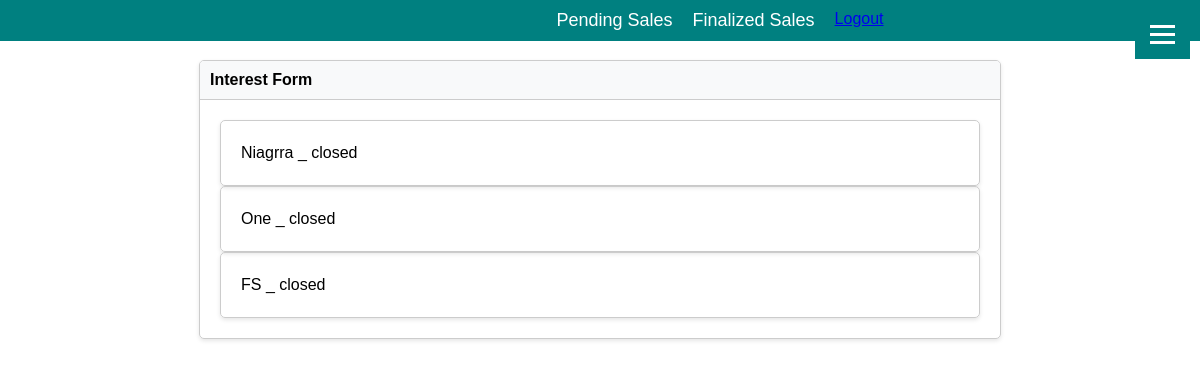
Before: /sales_confirmed/ (signed in) with the older database file.
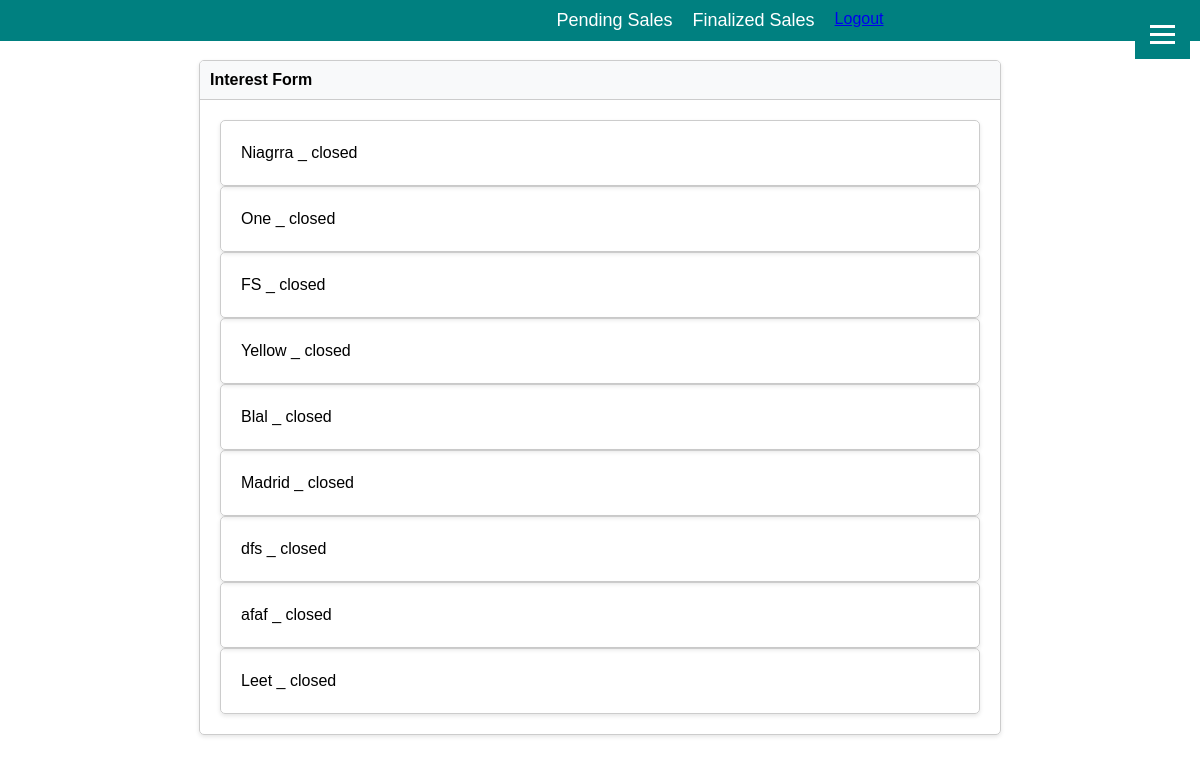
After: the same page with the newer database file.
### origin/models.py (models this page shows, shortened)
class ProductStatus(models.Model):
    product = models.ForeignKey(Product, on_delete=models.CASCADE)
    company = models.ForeignKey(Company, on_delete=models.CASCADE)
    STATUS_CHOICES = [
        ('pending', 'Pending'),
        ('closed', 'Closed'),
        ('denied', 'Denied'),
    ]
    status = models.CharField(max_length=10, choices=STATUS_CHOICES)
    description = models.TextField()
    date_updated = models.DateTimeField(auto_now=True)
    def __str__(self) -> str:
        return f"{self.company.company_name} _ {self.status}"

class Company(models.Model):
    user = models.ForeignKey(User, on_delete=models.CASCADE)
    company_name = models.CharField(max_length=1000)
    company_address = models.CharField(max_length=1000)
    owner_number = models.CharField(max_length=20)
    manager_number = models.CharField(max_length=20, blank=True, null=True)

### origin/views.py (the view)
# urls.py: path('sales_confirmed/', views.Close_View)
def Close_View(request):
    user = request.user
    company_ids = Company.objects.filter(user=user).values_list('id', flat=True)
    product_items = ProductStatus.objects.filter(company_id__in=company_ids)
    return render(request, 'closed_preview.html', {'product_items': product_items})

### origin/templates/closed_preview.html
{% extends "base.html" %}
{% block content %}
<div class="container">
    <div class="row justify-content-center">
        <div class="col-md-6">
            <div class="card">
                <div class="card-header">Interest Form</div>
                <div class="card-body">
                    {% for product_item in product_items %}
                        {% if product_item.status != "pending" %}
                            <div class="card">
                                <div class="card-body">
                                    {{ product_item }}
                                </div>
                            </div>
                        {% endif %}
                    {% endfor %}
                </div>
            </div>
        </div>
    </div>
</div>
{% endblock content %}

Changed rows visible on the page:
added ProductStatus: company+status "Yellow _ closed"
added ProductStatus: company+status "Blal _ closed"
added ProductStatus: company+status "Madrid _ closed"
added ProductStatus: company+status "dfs _ closed"
added ProductStatus: company+status "afaf _ closed"
added ProductStatus: company+status "Leet _ closed"
